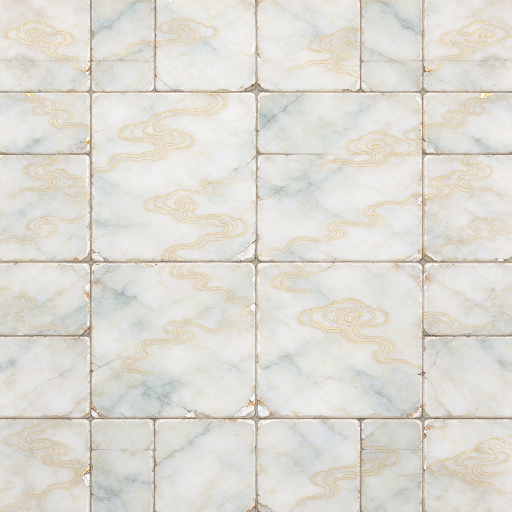
#> input picture assets-src/palace/raw/floor-tile.png, 1024 x 1024 px (shown at 1/2 size)
$ python compose-palace-hall.py
#> lines starting #> are read from the running program, lines starting #| are printed output that depends on the picture
#!/usr/bin/env python3
"""合成梦域金殿的俯视 45° 地图（33×54 格、tile 32 美术像素 → 1056×1728）。

和寝室同一套口径：一张整图贴地，碰撞与站位走格坐标，场景只负责显示。

做法（顺序有讲究）：
  1. 地砖平铺 → 远处压暗、窗下加光池
  2. 北墙整张贴上，底部与地面之间加一层过渡阴影
  3. 高台：台面 + 正立面（梯形收口）+ 边缘高光
  4. 三级台阶：每级「踏面亮、立面暗」，并投一道软接触阴影
  5. 地毯：梯形透视，织纹用细横线压出来，边缘有软阴影
  6. 龙椅：贴图 + 投影 + 台面反光
  7. 红柱：两对（近大远小），带接触阴影
  8. 调色：暖高光 / 冷暗部 + 轻微泛光 + 暗角

用法：
  python3 tools/compose-palace-hall.py            # 出 assets-src/palace/hall-final.png
  python3 tools/compose-palace-hall.py --preview  # 另出 540 宽的预览图到 .tmp/
"""

from __future__ import annotations

import argparse
import pathlib

from PIL import Image, ImageDraw, ImageFilter

ROOT = pathlib.Path(__file__).resolve().parent.parent
RAW = ROOT / 'assets-src/palace/raw'
OUT = ROOT / 'assets-src/palace'

COLS, ROWS, TILE = 33, 54, 32
W, H = COLS * TILE, ROWS * TILE

# 版面（美术像素）
WALL_BOTTOM = 372
DAIS_TOP, DAIS_BOTTOM = 392, 620
DAIS_TOP_HALF, DAIS_BOTTOM_HALF = 214, 306
STEP_H = 38


def green_key(im: Image.Image, low: int = 70, high: int = 190) -> Image.Image:
    """绿幕软键：绿度越高越透明，顺带去溢色。"""
    im = im.convert('RGBA')
    px = im.load()
    w, h = im.size
    for y in range(h):
        for x in range(w):
            r, g, b, a = px[x, y]
            gn = g - max(r, b)
            if gn > low:
                alpha = int(max(0, min(255, (high - gn) / (high - low) * 255)))
                px[x, y] = (r, g - int(0.9 * max(0, gn)), b, min(a, alpha))
    return im


def soften_shadow(size: tuple[int, int], radius: int, alpha: int) -> Image.Image:
    shadow = Image.new('RGBA', size, (0, 0, 0, 0))
    return shadow


def contact_shadow(width: int, height: int, alpha: int = 130, blur: int = 9) -> Image.Image:
    """贴地椭圆接触阴影。"""
    shadow = Image.new('RGBA', (width, height), (0, 0, 0, 0))
    ImageDraw.Draw(shadow).ellipse([0, 0, width - 1, height - 1], fill=(20, 8, 8, alpha))
    return shadow.filter(ImageFilter.GaussianBlur(blur))


def warm_light_mask() -> Image.Image:
    """窗棂斜光的叠加层：几道倾斜光柱。"""
    layer = Image.new('RGBA', (W, H), (0, 0, 0, 0))
    draw = ImageDraw.Draw(layer)
    for i in range(0, W, 136):
        draw.polygon(
            [
                (i + 26, WALL_BOTTOM),
                (i + 110, WALL_BOTTOM),
                (i + 330, H * 0.66),
                (i + 196, H * 0.66),
            ],
            fill=(255, 208, 140, 22),
        )
    return layer.filter(ImageFilter.GaussianBlur(28))


def floor_layer() -> Image.Image:
    src = Image.open(RAW / 'floor-tile.png').convert('RGB')
    tile = src.resize((8 * TILE, 8 * TILE), Image.LANCZOS)
    canvas = Image.new('RGB', (W, H))
    for y in range(0, H, 8 * TILE):
        for x in range(0, W, 8 * TILE):
            canvas.paste(tile, (x, y))

    # 远处压暗：越靠上越暗，做出纵深
    depth = Image.new('L', (W, H))
    dd = ImageDraw.Draw(depth)
    for y in range(H):
        dd.line([(0, y), (W, y)], fill=int(255 - 96 * (y / H) ** 1.4))
    canvas = Image.composite(canvas, Image.new('RGB', (W, H), (26, 16, 14)), depth)

    # 高台前的光池：龙椅正下方最亮
    pool = Image.new('RGBA', (W, H), (0, 0, 0, 0))
    ImageDraw.Draw(pool).ellipse(
        [W // 2 - 430, DAIS_TOP - 60, W // 2 + 430, DAIS_TOP + 520],
        fill=(255, 216, 150, 26),
    )
    pool = pool.filter(ImageFilter.GaussianBlur(120))
    return Image.alpha_composite(canvas.convert('RGBA'), pool).convert('RGB')


def draw_wall(canvas: Image.Image) -> None:
    wall = Image.open(RAW / 'wall-north.png').convert('RGB')
    wh = int(wall.height * W / wall.width)
    wall = wall.resize((W, wh), Image.LANCZOS).crop((0, 0, W, 520))
    canvas.paste(wall, (0, -110))

    draw = ImageDraw.Draw(canvas, 'RGBA')
    # 墙面与地面的过渡：一条软阴影带
    draw.rectangle([0, WALL_BOTTOM - 26, W, WALL_BOTTOM + 14], fill=(16, 8, 8, 120))
    draw.rectangle([0, WALL_BOTTOM + 14, W, WALL_BOTTOM + 22], fill=(16, 8, 8, 60))


def draw_dais(canvas: Image.Image) -> None:
    draw = ImageDraw.Draw(canvas, 'RGBA')
    top, bottom = DAIS_TOP, DAIS_BOTTOM
    tx0, tx1 = W // 2 - DAIS_TOP_HALF, W // 2 + DAIS_TOP_HALF
    bx0, bx1 = W // 2 - DAIS_BOTTOM_HALF, W // 2 + DAIS_BOTTOM_HALF

    # 台面
    draw.polygon([(tx0, top), (tx1, top), (bx1, bottom), (bx0, bottom)], fill=(232, 222, 202, 255))
    # 正立面（台沿），比台面暗一档
    draw.polygon([(bx0, bottom), (bx1, bottom), (bx1, bottom + 26), (bx0, bottom + 26)], fill=(198, 186, 160, 255))
    # 台沿高光 + 台面后缘阴影
    draw.line([(bx0, bottom), (bx1, bottom)], fill=(150, 130, 92, 255), width=5)
    draw.line([(tx0, top + 3), (tx1, top + 3)], fill=(255, 250, 236, 120), width=5)
    draw.polygon([(tx0, top), (tx1, top), (tx1, top + 26), (tx0, top + 26)], fill=(150, 136, 108, 70))


def draw_steps(canvas: Image.Image) -> int:
    draw = ImageDraw.Draw(canvas, 'RGBA')
    bx0, bx1 = W // 2 - DAIS_BOTTOM_HALF, W // 2 + DAIS_BOTTOM_HALF
    y = DAIS_BOTTOM + 26
    for i in range(3):
        spread = 26 * (i + 1)
        x0, x1 = bx0 - spread, bx1 + spread
        tread = (230, 220, 200, 255)
        riser = (170, 154, 120, 255)
        # 踏面
        draw.polygon([(x0, y), (x1, y), (x1 + 16, y + STEP_H - 12), (x0 - 16, y + STEP_H - 12)], fill=tread)
        # 立面
        draw.rectangle([x0 - 16, y + STEP_H - 12, x1 + 16, y + STEP_H], fill=riser)
        # 踏面高光 + 台阶角上的接触阴影
        draw.line([(x0, y + 1), (x1, y + 1)], fill=(252, 246, 232, 235), width=3)
        y += STEP_H
    return y


def draw_carpet(canvas: Image.Image, top: int) -> None:
    draw = ImageDraw.Draw(canvas, 'RGBA')
    half_top, half_bottom = 118, 250
    pts = [
        (W // 2 - half_top, top),
        (W // 2 + half_top, top),
        (W // 2 + half_bottom, H),
        (W // 2 - half_bottom, H),
    ]

    # 地毯边缘的软阴影（先画到单独层再叠）
    shadow = Image.new('RGBA', (W, H), (0, 0, 0, 0))
    ImageDraw.Draw(shadow).polygon(
        [(x + (10 if x > W // 2 else -10), y) for x, y in pts], fill=(30, 10, 10, 90)
    )
    shadow = shadow.filter(ImageFilter.GaussianBlur(14))
    canvas.alpha_composite(shadow) if canvas.mode == 'RGBA' else None

    draw.polygon(pts, fill=(122, 26, 30, 255))
    # 织纹：横向细线，越往下越疏
    for i in range(1, 46):
        t = i / 46
        yy = top + (H - top) * t
        half = half_top + (half_bottom - half_top) * t
        draw.line([(W // 2 - half + 10, yy), (W // 2 + half - 10, yy)], fill=(112, 22, 26, 150), width=2)
    # 金色包边 + 中心菱形纹
    draw.line([pts[0], pts[3]], fill=(196, 148, 64, 255), width=6)
    draw.line([pts[1], pts[2]], fill=(196, 148, 64, 255), width=6)
    for i in range(1, 14):
        t = i / 14
        yy = top + (H - top) * t
        half = half_top + (half_bottom - half_top) * t
        size = 8 + 6 * t
        draw.polygon(
            [(W // 2, yy - size), (W // 2 + size, yy), (W // 2, yy + size), (W // 2 - size, yy)],
            outline=(200, 154, 70, 130),
        )


def draw_throne(canvas: Image.Image) -> None:
    throne = green_key(Image.open(RAW / 'throne-green.png'))
    tw = 372
    th = int(throne.height * tw / throne.width)
    throne = throne.resize((tw, th), Image.LANCZOS).crop((0, 0, tw, int(th * 0.90)))
    ty = DAIS_BOTTOM - throne.height - 96

    shadow = contact_shadow(tw + 60, 54, alpha=145, blur=11)
    canvas.paste(shadow, (W // 2 - tw // 2 - 30, ty + throne.height - 40), shadow)
    canvas.paste(throne, (W // 2 - tw // 2, ty), throne)

    # 椅背后的一圈暖反光：只做很淡的一层，避免变成一块白斑
    glow = Image.new('RGBA', (tw + 120, throne.height + 120), (0, 0, 0, 0))
    ImageDraw.Draw(glow).ellipse([20, 20, tw + 100, throne.height + 100], fill=(255, 198, 110, 16))
    glow = glow.filter(ImageFilter.GaussianBlur(46))
    canvas.paste(glow, (W // 2 - tw // 2 - 60, ty - 50), glow)

    # 龙椅在台面上的落地阴影（横条，比椭圆更贴台面）
    seat_shadow = Image.new('RGBA', (tw + 40, 26), (0, 0, 0, 0))
    ImageDraw.Draw(seat_shadow).rectangle([0, 6, tw + 38, 20], fill=(28, 12, 12, 110))
    seat_shadow = seat_shadow.filter(ImageFilter.GaussianBlur(8))
    canvas.paste(seat_shadow, (W // 2 - tw // 2 - 20, ty + throne.height - 18), seat_shadow)


def draw_pillars(canvas: Image.Image) -> None:
    pillar = green_key(Image.open(RAW / 'pillar-green.png'))
    # (x, y, 高度)：近的一对更高更靠下
    for px_, py_, ph in ((-60, 420, 940), (W - 60 - 156, 420, 940)):
        pw = int(pillar.width * ph / pillar.height)
        p = pillar.resize((pw, ph), Image.LANCZOS)
        shadow = contact_shadow(pw + 50, 46, alpha=120, blur=10)
        canvas.paste(shadow, (px_ - 25, py_ + ph - 34), shadow)
        canvas.paste(p, (px_, py_), p)


def grade(canvas: Image.Image) -> Image.Image:
    """暖高光 / 冷暗部 + 泛光 + 暗角。"""
    rgba = canvas.convert('RGBA')
    rgba = Image.alpha_composite(rgba, Image.new('RGBA', (W, H), (255, 176, 96, 14)))

    # 泛光：缩小 → 提亮 → 模糊 → 叠加
    small = rgba.resize((W // 4, H // 4), Image.LANCZOS)
    bright = small.point(lambda v: min(255, int(v * 1.25)))
    bloom = bright.filter(ImageFilter.GaussianBlur(18)).resize((W, H), Image.LANCZOS)
    rgba = Image.blend(rgba, Image.alpha_composite(rgba, bloom), 0.28)

    # 暗角
    vignette = Image.new('L', (W, H), 240)
    ImageDraw.Draw(vignette).ellipse([-W * 0.36, -H * 0.06, W * 1.36, H * 1.04], fill=255)
    vignette = vignette.filter(ImageFilter.GaussianBlur(180))
    return Image.composite(rgba.convert('RGB'), Image.new('RGB', (W, H), (14, 8, 8)), vignette)


def main() -> None:
    parser = argparse.ArgumentParser()
    parser.add_argument('--preview', action='store_true', help='另存 540 宽预览图')
    args = parser.parse_args()

    canvas = floor_layer().convert('RGBA')
#> in floor_layer, src is the input picture: PIL image 1024x1024 RGB; mean R, G, B 222.2, 219.4, 212.2
#> in floor_layer, `canvas = Image.new('RGB', (W, H))`: canvas: PIL image 1056x1728 RGB; every value is 0
#> in floor_layer, `depth = Image.new('L', (W, H))`: depth: PIL image 1056x1728 L; every value is 0
#> in floor_layer, `pool = Image.new('RGBA', (W, H), (0, 0, 0, 0))`: pool: PIL image 1056x1728 RGBA; every value is 0
#> canvas: PIL image 1056x1728 RGBA
    draw_wall(canvas)
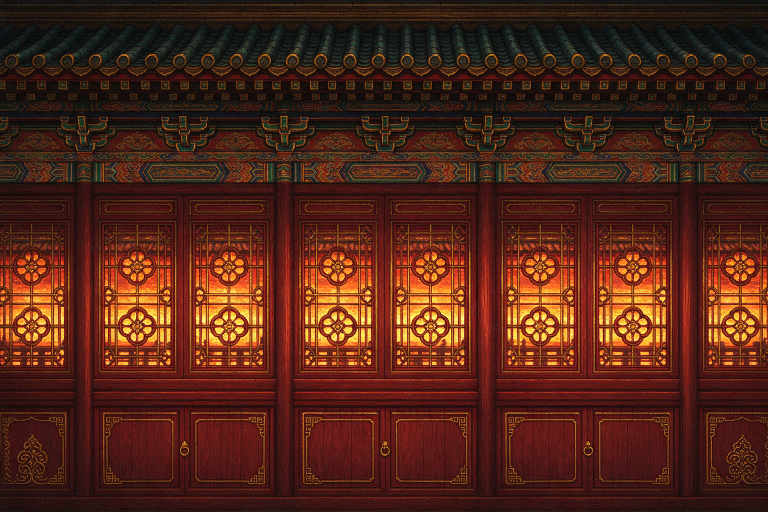
#> input picture assets-src/palace/raw/wall-north.png, 1536 x 1024 px (shown at 1/2 size)
#> in draw_wall, wall is the input picture: PIL image 1536x1024 RGB; mean R, G, B 81.9, 37.2, 23
    canvas = Image.alpha_composite(canvas, warm_light_mask())
    draw_dais(canvas)
    steps_bottom = draw_steps(canvas)
#> after the loop in draw_steps, `for i in range(3):`: y = 760
#> steps_bottom = 760
    draw_carpet(canvas, steps_bottom)
#> in draw_carpet, `pts = [ (W // 2 - half_top, top), (W // 2 + half_top, top), (W // 2 + ..`: pts = [(410, 760), (646, 760), (778, 1728), (278, 1728)]
#> in draw_carpet, `canvas.alpha_composite(shadow) if canvas.mode == 'RGBA' else None`:
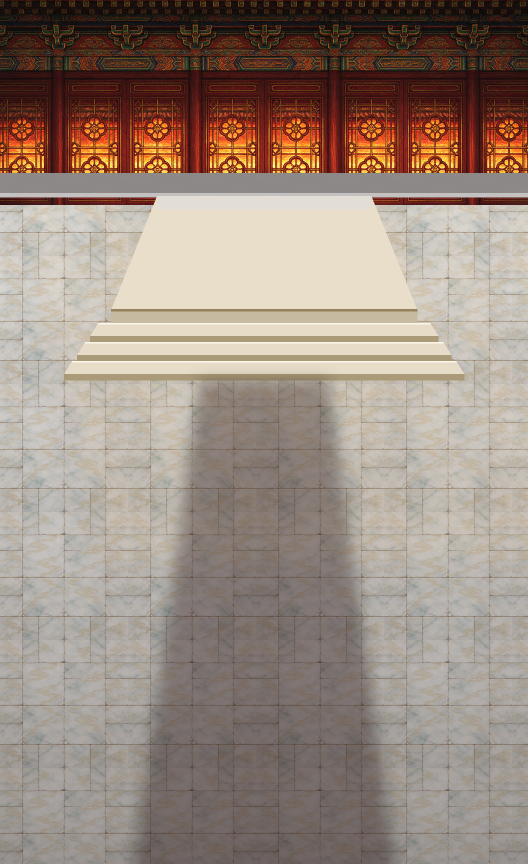
#> canvas: PIL image 1056x1728 RGBA (shown at 1/2 size); mean R, G, B, A 150.3, 134.2, 123, 249.9; transparent parts drawn white
#> the loop in draw_carpet, `for i in range(1, 46):` made 45 passes
#> yy on passes 1 to 12: 781, 802.1, 823.1, 844.2, 865.2, 886.3, 907.3, 928.3, 949.4, 970.4, 991.5, 1012.5
#> the loop in draw_carpet, `for i in range(1, 14):` made 13 passes
#> yy on passes 1 to 12: 829.1, 898.3, 967.4, 1036.6, 1105.7, 1174.9, 1244, 1313.1, 1382.3, 1451.4, 1520.6, 1589.7
    draw_throne(canvas)
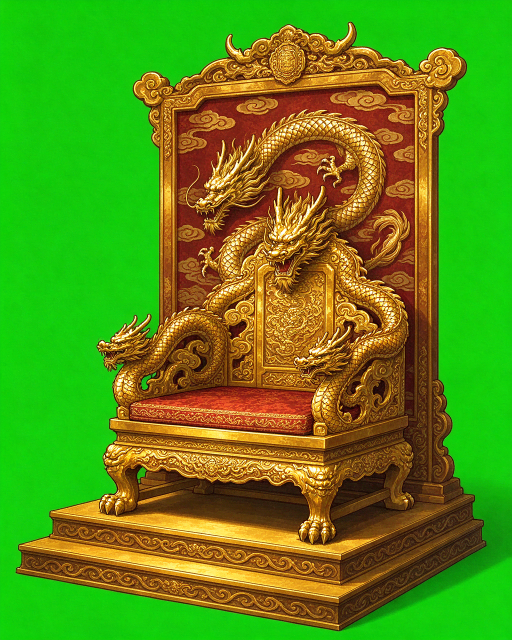
#> input picture assets-src/palace/raw/throne-green.png, 1024 x 1280 px (shown at 1/2 size)
#> in contact_shadow, `shadow = Image.new('RGBA', (width, height), (0, 0, 0, 0))`: shadow: PIL image 432x54 RGBA; every value is 0
#> in draw_throne, `glow = Image.new('RGBA', (tw + 120, throne.height + 120), (0, 0, 0, 0))`: glow: PIL image 492x538 RGBA; every value is 0
#> in draw_throne, `ImageDraw.Draw(glow).ellipse([20, 20, tw + 100, throne.height + 100], ..`:
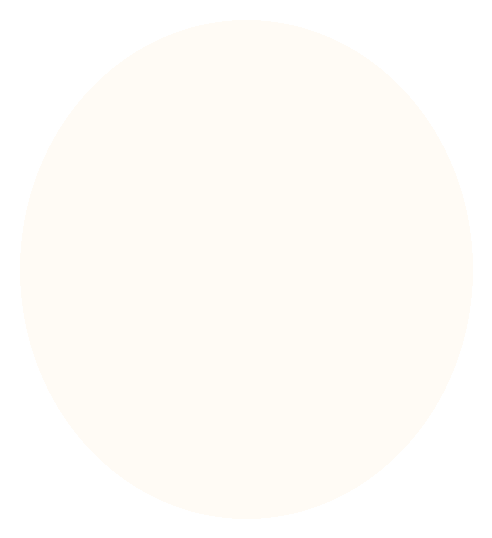
#> glow: PIL image 492x538 RGBA; mean R, G, B, A 170.9, 132.7, 73.7, 10.7; transparent parts drawn white
#> in draw_throne, `seat_shadow = Image.new('RGBA', (tw + 40, 26), (0, 0, 0, 0))`: seat_shadow: PIL image 412x26 RGBA; every value is 0
    draw_pillars(canvas)
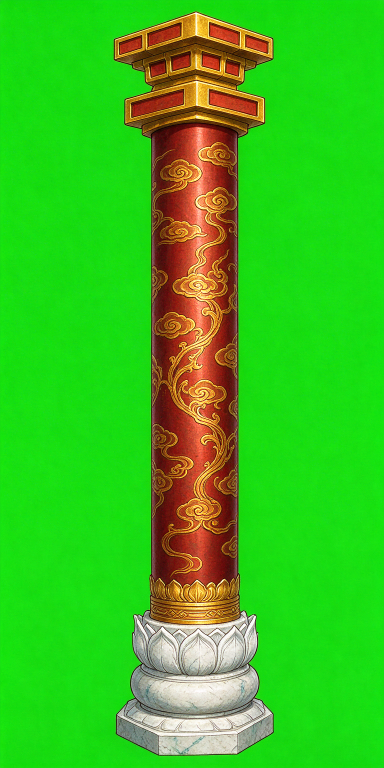
#> input picture assets-src/palace/raw/pillar-green.png, 768 x 1536 px (shown at 1/2 size)
#> the loop in draw_pillars, `for px_, py_, ph in ((-60, 420, 940), (W - 60 - 156, 420, 940)):` made 2 passes
#> pass 1, in draw_pillars, `p = pillar.resize((pw, ph), Image.LANCZOS)`:
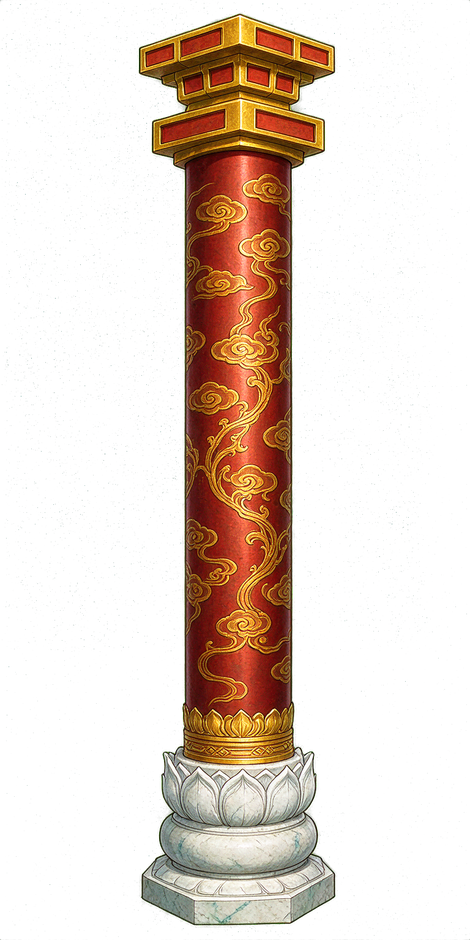
#> p: PIL image 470x940 RGBA; mean R, G, B, A 42.2, 30.5, 18.9, 65.6; transparent parts drawn white
#> after the loop in draw_pillars, `for px_, py_, ph in ((-60, 420, 940), (W - 60 - 156, 420, 940)):`:
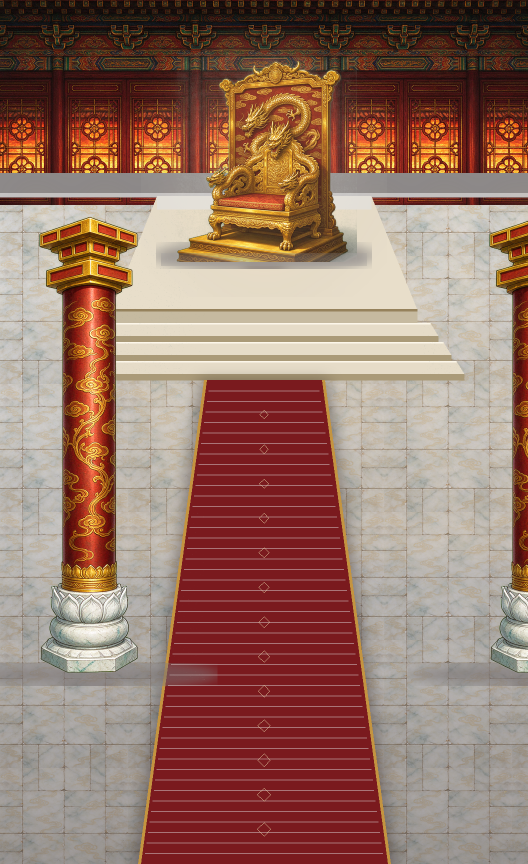
#> canvas: PIL image 1056x1728 RGBA (shown at 1/2 size); mean R, G, B, A 145.8, 108.7, 94.6, 246.3; transparent parts drawn white

    final = grade(canvas)
    OUT.mkdir(parents=True, exist_ok=True)
    final.save(OUT / 'hall-final.png')
    print(f'[map] {OUT / "hall-final.png"} {final.size}')
#| [map] assets-src/palace/hall-final.png (1056, 1728)

    if args.preview:
        tmp = ROOT / '.tmp'
        tmp.mkdir(exist_ok=True)
        final.resize((540, 884), Image.LANCZOS).save(tmp / 'hall-preview.png')
        print(f'[map] preview → {tmp / "hall-preview.png"}')


if __name__ == '__main__':
    main()
